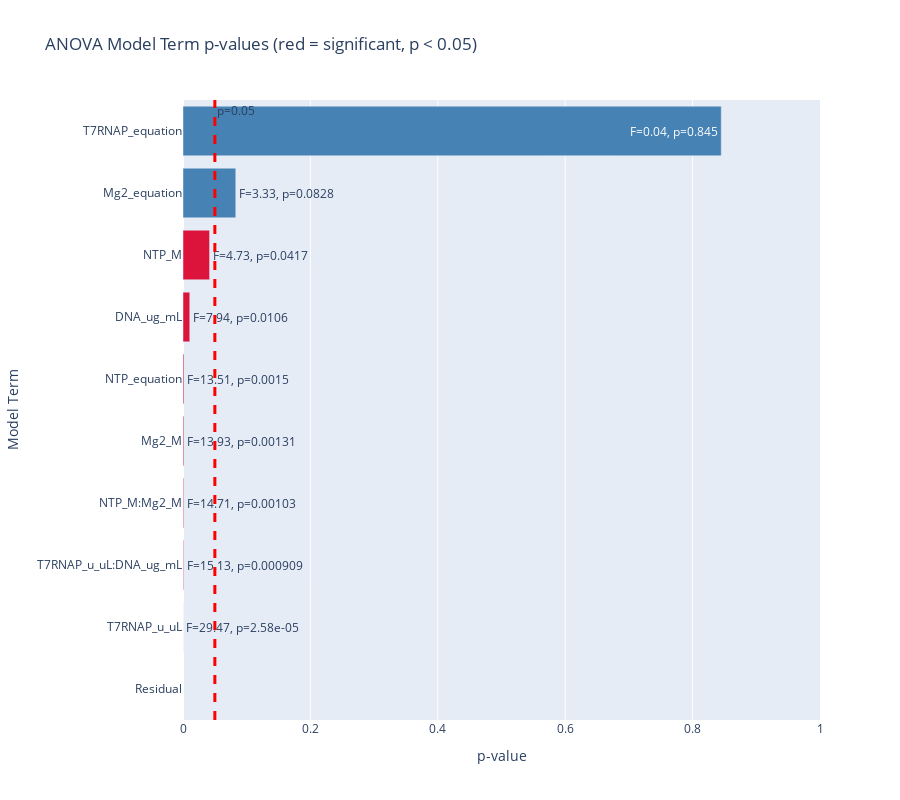

The notebook cell saved with this chart:
### Code cell
ntp = experimental_conditions[schema.IVTReactionSchema.NTP_M.value].values.ravel()
ntp_equation = -8240.881 * ntp**2 + 549.265 * ntp**1 + -2.635 * ntp**0
t7_rnap = experimental_conditions[
    schema.IVTReactionSchema.T7RNAP_u_uL.value
].values.ravel()
t7_rnap_equation = 0.000 * t7_rnap**2 - 0.003 * t7_rnap + 2.444 * t7_rnap**0
mg2 = experimental_conditions[schema.IVTReactionSchema.Mg2_M.value].values.ravel()
mg2_equation = -2137.944 * mg2**2 + 248.926 * mg2 + -1.388 * mg2**0

# Use descriptive variable names

anova_data = pd.DataFrame(
    data={
        "RNA_Yield": response.values.ravel(),
        "NTP_M": experimental_conditions[X_columns[0]].values.ravel(),
        "T7RNAP_u_uL": experimental_conditions[X_columns[1]].values.ravel(),
        "DNA_ug_mL": experimental_conditions[X_columns[2]].values.ravel(),
        "Mg2_M": experimental_conditions[X_columns[3]].values.ravel(),
        "NTP_equation": ntp_equation,
        "T7RNAP_equation": t7_rnap_equation,
        "Mg2_equation": mg2_equation,
    }
)

# Build formula with all main effects and all interaction effects (up to 5-way)
formula = "RNA_Yield ~ NTP_M + T7RNAP_u_uL + Mg2_M + NTP_M * Mg2_M + T7RNAP_u_uL * DNA_ug_mL + NTP_equation + T7RNAP_equation + Mg2_equation"
lm = ols(formula=formula, data=anova_data).fit()

# Show full model summary
print(lm.summary())

# ANOVA table
anova_results = anova_lm(lm)

print("\nANOVA Table:")
print(anova_results)


# Extract p-values and F-statistics
anova_results = anova_results.reset_index().rename(columns={"index": "Term"})
anova_results["Significant"] = anova_results["PR(>F)"] < 0.05


# Plot p-values for all terms
fig = go.Figure(
    data=[
        go.Bar(
            y=anova_results["Term"],
            x=anova_results["PR(>F)"],
            orientation="h",
            marker_color=[
                "crimson" if sig else "steelblue"
                for sig in anova_results["Significant"]
            ],
            text=[
                f"F={fval:.2f}, p={pval:.3g}"
                for fval, pval in zip(anova_results["F"], anova_results["PR(>F)"])
            ],
            hoverinfo="text",
        )
    ]
)

fig.add_vline(
    x=0.05,
    line_width=3,
    line_dash="dash",
    line_color="red",
    annotation_text="p=0.05",
    annotation_position="top right",
)
fig.update_xaxes(title="p-value", range=[0, 1])
fig.update_yaxes(title="Model Term")
fig.update_layout(
    barmode="stack",
    title_text="ANOVA Model Term p-values (red = significant, p < 0.05)",
    yaxis={"categoryorder": "total ascending"},
    height=800,
)

### Figure 1 — Plotly figure (JSON) as saved in the notebook; plotly's stock layout.template omitted (floating-point values rounded to 4 significant figures)
{"data": [{"hoverinfo": "text", "marker": {"color": ["crimson", "crimson", "crimson", "crimson", "crimson", "crimson", "crimson", "steelblue", "steelblue", "steelblue"]}, "orientation": "h", "text": ["F=4.73, p=0.0417", "F=29.47, p=2.58e-05", "F=13.93, p=0.00131", "F=14.71, p=0.00103", "F=7.94, p=0.0106", "F=15.13, p=0.000909", "F=13.51, p=0.0015", "F=0.04, p=0.845", "F=3.33, p=0.0828", "F=nan, p=nan"], "type": "bar", "x": [0.04172, 2.584e-05, 0.001315, 0.001035, 0.01064, 0.0009092, 0.001498, 0.845, 0.08285, null], "y": ["NTP_M", "T7RNAP_u_uL", "Mg2_M", "NTP_M:Mg2_M", "DNA_ug_mL", "T7RNAP_u_uL:DNA_ug_mL", "NTP_equation", "T7RNAP_equation", "Mg2_equation", "Residual"]}], "layout": {"annotations": [{"showarrow": false, "text": "p=0.05", "x": 0.05, "xanchor": "left", "xref": "x", "y": 1, "yanchor": "top", "yref": "y domain"}], "barmode": "stack", "height": 800, "shapes": [{"line": {"color": "red", "dash": "dash", "width": 3}, "type": "line", "x0": 0.05, "x1": 0.05, "xref": "x", "y0": 0, "y1": 1, "yref": "y domain"}], "title": {"text": "ANOVA Model Term p-values (red = significant, p < 0.05)"}, "xaxis": {"range": [0, 1], "title": {"text": "p-value"}}, "yaxis": {"categoryorder": "total ascending", "title": {"text": "Model Term"}}}}
